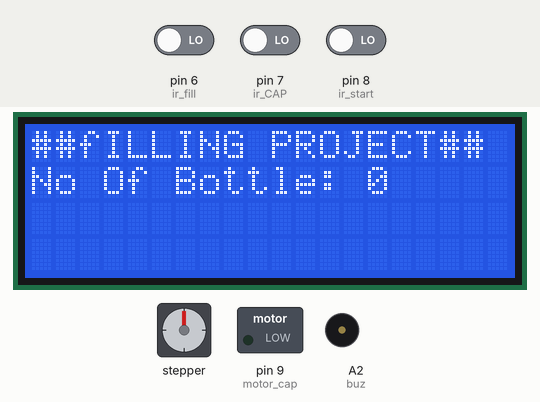
A program run on a simulated Arduino Uno, built with avr-gcc and run on an emulated ATmega328P. Parts: stepper motor, 20×4 character LCD, switched loads named in the program (green lamp = pin HIGH), buzzer (waves = sounding, pin HIGH). Wiring (inferred from the names in the program): stepper motor (200 steps per turn assumed): coils pin 10, pin 11, pin 12, pin 13. The test bench sets the inputs (shaded band); at power-on: pin 6 (ir_fill) LOW, pin 8 (ir_start) LOW, pin 7 (ir_CAP) LOW. Pins used as bus, display or sensor lines are not drawn.

Above: at 1.2 s.
1.3 s: pin 6 (ir_fill) driven HIGH
At 4.8 s:
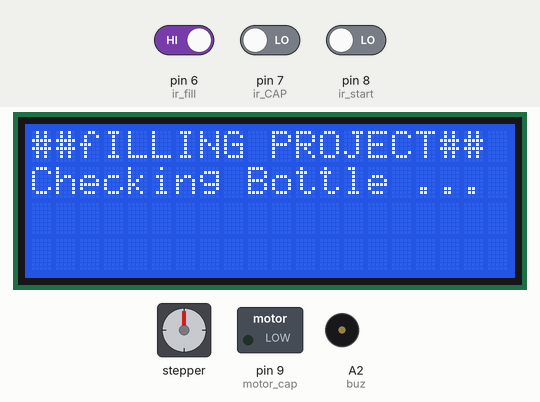
14.4 s: pin 6 (ir_fill) driven LOW
At 17.4 s:
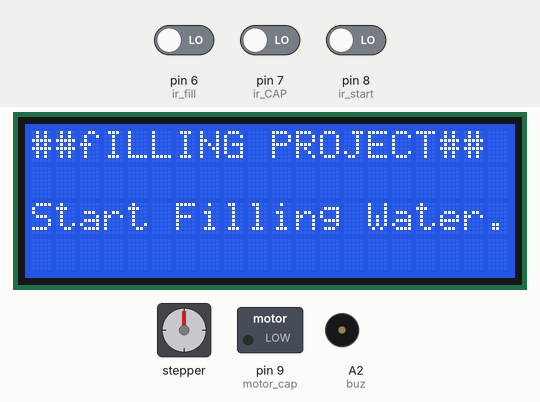
27.5 s: pin 8 (ir_start) driven HIGH
At 27.9 s:
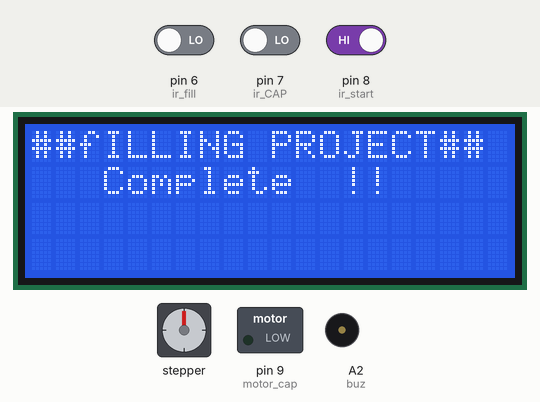
40.6 s: pin 7 (ir_CAP) driven HIGH and pin 8 (ir_start) driven LOW
At 50.7 s:
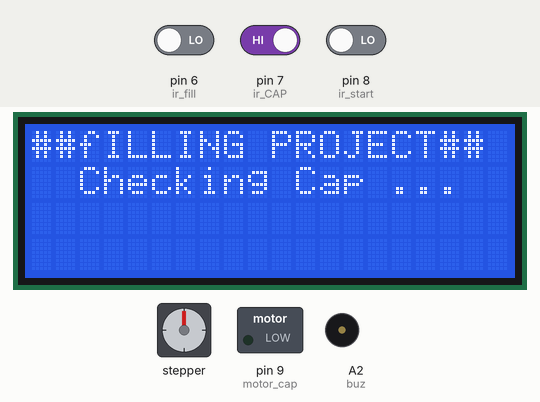
53.7 s: pin 7 (ir_CAP) driven LOW
At 56.8 s:
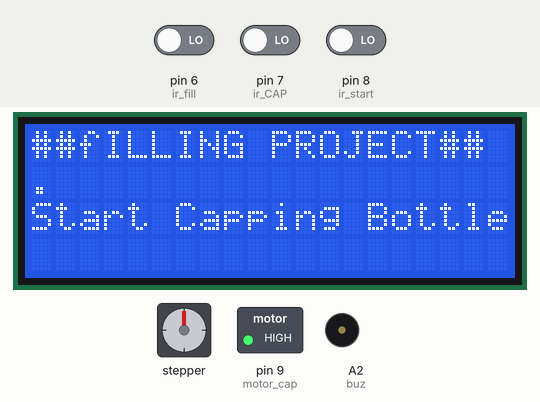
66.8 s: pin 7 (ir_CAP) driven HIGH
At 70.1 s:
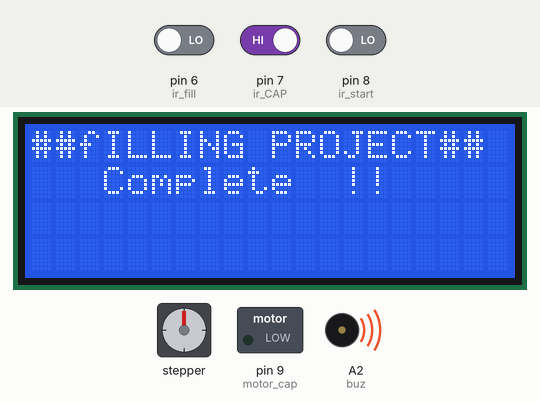
Timing chart, 0 to 72.0 s (numbered marks = the images above; inputs shaded):
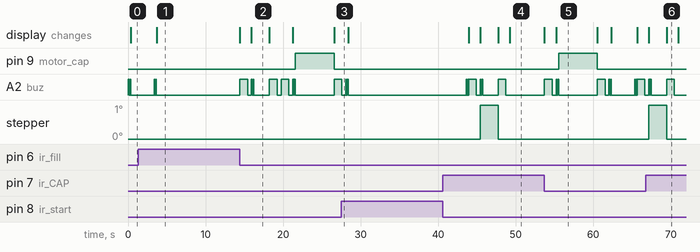

The program:

main.cpp
```cpp
#include <Arduino.h>
#include <LiquidCrystal.h>
#include <Wire.h>

// Initialise the LCD with the arduino. LiquidCrystal(rs, enable, d4, d5, d6, d7)
LiquidCrystal lcd(A4, A5, 3, 2, 4, 5);

//--------------------------------------------

// RELAY PINS************
#define air_pump 11
#define motor_conv 12
#define pump_filling 10
#define motor_cap 9

//------------------------------------------

// IR SENSOR PINS**************
#define ir_start 8
#define ir_fill 6
#define ir_CAP 7
//-----------------------------------------

// BUZZER PIN**********************
#define buz A2
//------------------------------------------

// STEPPER MOTOR PINS********************
#define en_stepper 13
// ################################
const int StepX = A3; // X.STEP
// const int DirX = A4;  // X.DIR
const int speedStepper = 7000;
// ########################################
const int CappingTime = 5000;
const int fillingTime = 2000;
int noOfBottle = 0;
// ############## sensors
void CheckCap();
void CheckBottol();
void InitialPositionSet();
void buzz(int mode);
// ############# motors
void ConvMotor(boolean status);
void CircleRotorStepper(int x);
void CapSetMotor(boolean status);

// ############# pumps
void FillPump();
void CapSetPump();
void Display(int type);

void setup()
{

  pinMode(ir_fill, INPUT);
  pinMode(ir_start, INPUT);
  pinMode(ir_CAP, INPUT);
  pinMode(air_pump, OUTPUT);
  pinMode(motor_conv, OUTPUT);
  pinMode(pump_filling, OUTPUT);
  pinMode(motor_cap, OUTPUT);
  pinMode(buz, OUTPUT);
  pinMode(StepX, OUTPUT);
  pinMode(en_stepper, OUTPUT);
  Serial.begin(9600);

  // set up the LCD's number of columns and rows:
  lcd.begin(20, 4);
  // Print a message to the LCD.

  Serial.begin(9600);
}

void loop()
{
  buzz(2);
  InitialPositionSet();
  CheckBottol();
  FillPump();
  CheckCap();
  CapSetPump();

  // ConvMotor(true);
  // delay(2000);
  // ConvMotor(false);
  // delay(2000);
}

void buzz(int mode)
{
  if (mode == 1)
  { Display(3);
    digitalWrite(buz, HIGH);
    delay(1000);
    digitalWrite(buz, LOW);
    delay(500);
  }
  else if (mode == 2)
  {
    digitalWrite(buz, HIGH);
    delay(100);
    digitalWrite(buz, LOW);
    delay(100);
    digitalWrite(buz, HIGH);
    delay(100);
    digitalWrite(buz, LOW);
  }
}

void InitialPositionSet()
{
  Display(1);
  while (digitalRead(ir_start))
  {
    CircleRotorStepper(1);
  }

  CircleRotorStepper(0);
  ConvMotor(true);
  delay(3000);
  ConvMotor(false);

  buzz(2);
}

void CircleRotorStepper(int x)
{
  if (x == 1)
  {
    digitalWrite(en_stepper, LOW);
    // digitalWrite(dirPin,HIGH); // Enables the motor to move in a particular direction
    // Makes 200 pulses for making one full cycle rotation
    digitalWrite(StepX, LOW);
    delayMicroseconds(speedStepper);
    digitalWrite(StepX, HIGH);
    delayMicroseconds(speedStepper);
  }
  if (x == 0)
    digitalWrite(en_stepper, HIGH); // digitalWrite(dirPin,LOW);
}

void CheckBottol()
{
  Display(2);
  while (digitalRead(ir_fill))
  {
    CircleRotorStepper(1);
  }

  CircleRotorStepper(0);

  buzz(1);
}

void FillPump()
{
  Display(6);
  digitalWrite(pump_filling, HIGH);
  buzz(2);
  delay(fillingTime);
  digitalWrite(pump_filling, LOW);

  buzz(1);
  CircleRotorStepper(1);
}
void CheckCap()
{
  Display(4);
  while (digitalRead(ir_CAP))
  {
    CircleRotorStepper(1);
  }

  CircleRotorStepper(0);

  buzz(1);
}

void CapSetPump()
{
  Display(5);
  buzz(2);
  CapSetMotor(true);
  digitalWrite(air_pump, HIGH);
  delay(CappingTime);
  digitalWrite(air_pump, LOW);
  CapSetMotor(false);
  buzz(1);
  noOfBottle++;
}

void ConvMotor(boolean status)
{

  if (status)
    digitalWrite(motor_conv, HIGH);
  else if (!status)
  {
    digitalWrite(motor_conv, LOW);
  }
}

void CapSetMotor(boolean status)
{

  if (status == true)
    digitalWrite(motor_cap, HIGH);
  else
    digitalWrite(motor_cap, LOW);
}

void Display(int type)
{

  switch (type)
  {
  case 1:
    lcd.clear();
    lcd.print("##fILLING PROJECT##");
    lcd.setCursor(0, 1);
    lcd.print("No Of Bottle:");
    lcd.setCursor(14, 1);
    lcd.print(noOfBottle);
    break;
  case 2:
    lcd.clear();
    lcd.print("##fILLING PROJECT##");
    lcd.setCursor(0, 1);
    lcd.print("Checking Bottle ...");
    break;
  case 3:
    lcd.clear();
    lcd.print("##fILLING PROJECT##");
    lcd.setCursor(1, 1);
    lcd.print("  Complete  !!");
    break;
  case 4:
    lcd.clear();
    lcd.print("##fILLING PROJECT##");
    lcd.setCursor(0, 1);
    lcd.print("  Checking Cap ...");
    break;
  case 5:
    lcd.clear();
    lcd.print("##fILLING PROJECT##");
    lcd.setCursor(0, 2);
    lcd.print("Start Capping Bottle.");
    break;
  case 6:
    lcd.clear();
    lcd.print("##fILLING PROJECT##");
    lcd.setCursor(0, 2);
    lcd.print("Start Filling Water.");
    break;

  default:
    break;
  }
}
```

Measured:
- after the input at 1.3 s, pin 9 (motor_cap): stays LOW (without the input it goes to HIGH after 9.5 s); A2 (buz): goes on until 3.7 s, then stays LOW; the display: changes after 2.4 s (image 1)
- after the input at 14.4 s, pin 9 (motor_cap): LOW → HIGH after 7.2 s, → LOW 5.0 s later; A2 (buz): LOW → HIGH at once, → LOW 1.0 s later, → HIGH 0.51 s later, → LOW 0.10 s later, … (15 changes in this stretch); the display: first changes at once (image 2 shows a later state)
- after the input at 27.5 s, pin 9 (motor_cap): stays LOW (without the input it goes to HIGH after 11.3 s); A2 (buz): goes on until 28.4 s, then stays LOW; stepper: stops changing and stays 0°
- after the input at 40.6 s, stepper: goes 1° 2.3 s, then 0°, starting after 4.8 s; the display: first changes after 3.3 s (image 4 shows a later state)
- after the input at 53.7 s, pin 9 (motor_cap): LOW → HIGH after 1.8 s, → LOW 5.0 s later; A2 (buz): LOW → HIGH at once, → LOW 1.0 s later, → HIGH 0.51 s later, → LOW 0.10 s later, … (18 changes in this stretch); the display: first changes at once (image 5 shows a later state)
- after the input at 66.8 s, pin 9 (motor_cap): stays LOW (without the input it goes to HIGH after 6.0 s); A2 (buz): goes on until 70.5 s, then stays LOW
- by itself, A2 (buz): alternates HIGH for 0.10 s and LOW for 0.10 s, 4 changes in all, then stays LOW
